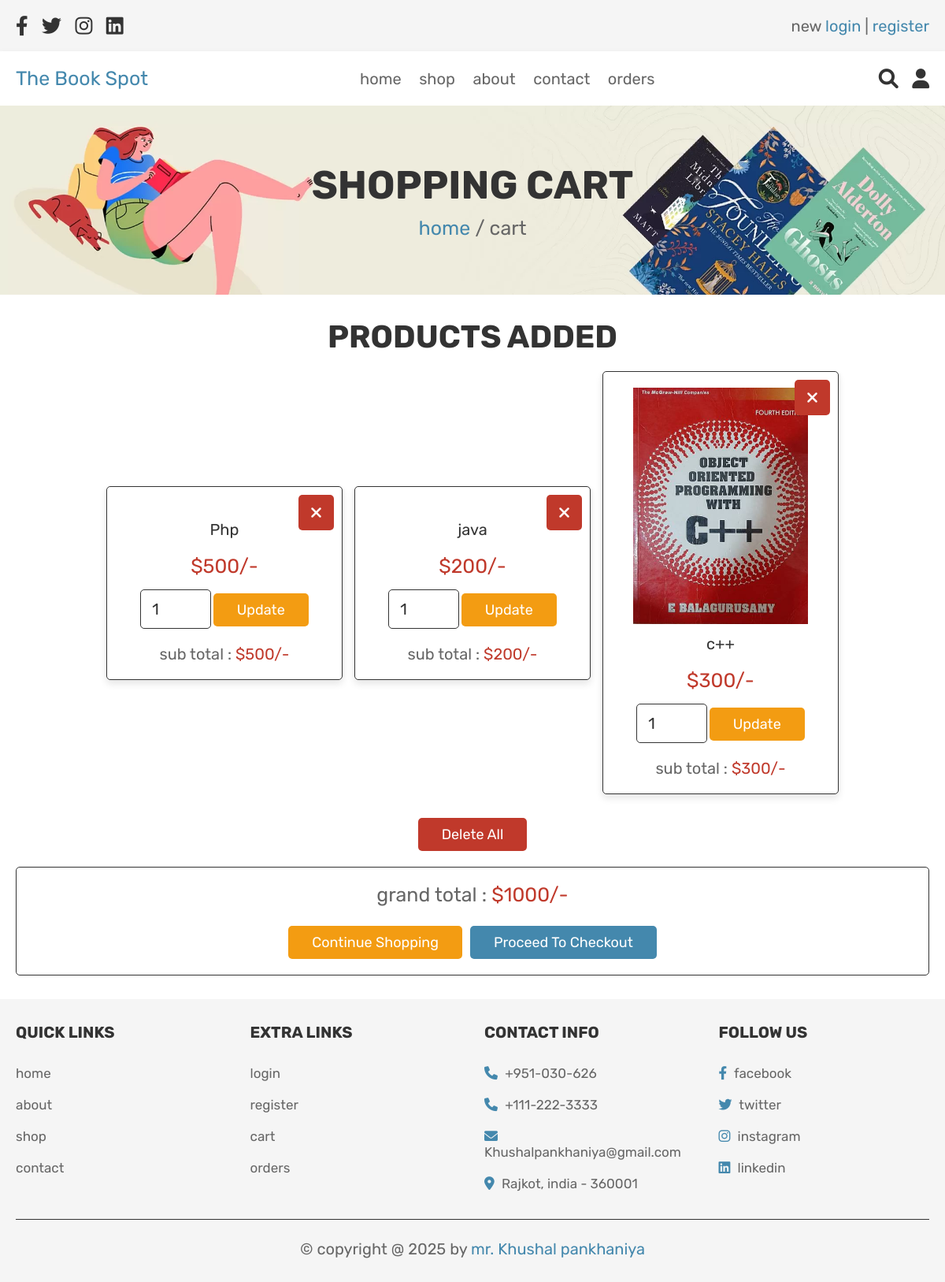
The app's page /cart.php with its own data.
### tables this page shows
CREATE TABLE `cart` (
  `id` int(100) NOT NULL,
  `user_id` int(100) NOT NULL,
  `name` varchar(100) NOT NULL,
  `price` int(100) NOT NULL,
  `quantity` int(100) NOT NULL,
  `image` varchar(100) NOT NULL
);

### cart.php (the view, shortened to what this page needs)
<?php
include 'config.php';
$user_id = $_SESSION['user_id'];
?>
<!DOCTYPE html>
<html lang="en">
<head>
   <link rel="stylesheet" href="https://cdnjs.cloudflare.com/ajax/libs/font-awesome/6.0.0/css/all.min.css">
   <link rel="stylesheet" href="css/style.css">
</head>
<body>
<?php include 'header.php'; ?>
<div class="heading">
   <h3>shopping cart</h3>
   <p> <a href="home.php">home</a> / cart </p>
</div>
<section class="shopping-cart">
   <h1 class="title">products added</h1>
   <div class="box-container">
      <?php
         $grand_total = 0;
         $select_cart = mysqli_query($conn, "SELECT * FROM `cart` WHERE user_id = '$user_id'") or die('query failed');
         if(mysqli_num_rows($select_cart) > 0){
            while($fetch_cart = mysqli_fetch_assoc($select_cart)){
      ?>
      <div class="box">
         <a href="cart.php?delete=<?php echo $fetch_cart['id']; ?>" class="fas fa-times" onclick="return confirm('delete this from cart?');"></a>
         <img src="uploaded_img/<?php echo $fetch_cart['image']; ?>" alt="">
         <div class="name"><?php echo $fetch_cart['name']; ?></div>
         <div class="price">$<?php echo $fetch_cart['price']; ?>/-</div>
         <form action="" method="post">
            <input type="number" min="1" name="cart_quantity" value="<?php echo $fetch_cart['quantity']; ?>">
            <input type="submit" name="update_cart" value="update" class="option-btn">
         </form>
         <div class="sub-total"> sub total : <span>$<?php echo $sub_total = ($fetch_cart['quantity'] * $fetch_cart['price']); ?>/-</span> </div>
      </div>
      <?php
      $grand_total += $sub_total;
         }
      }else{
         echo '<p class="empty">your cart is empty</p>';
      }
      ?>
   </div>
   <div style="margin-top: 2rem; text-align:center;">
      <a href="cart.php?delete_all" class="delete-btn <?php echo ($grand_total > 1)?'':'disabled'; ?>" onclick="return confirm('delete all from cart?');">delete all</a>
   </div>
   <div class="cart-total">
      <p>grand total : <span>$<?php echo $grand_total; ?>/-</span></p>
      <div class="flex">
         <a href="shop.php" class="option-btn">continue shopping</a>
         <a href="checkout.php" class="btn <?php echo ($grand_total > 1)?'':'disabled'; ?>">proceed to checkout</a>
      </div>
   </div>
</section>
<?php include 'footer.php'; ?>
</body>
</html>

### css/style.css (style rules this page uses)
:root { --purple:#4488ad; --red:#c0392b; --orange:#f39c12; --black:#333; --white:#fff; --light-color:#666; --light-white:#ccc; --light-bg:#f5f5f5; --border:.1rem solid var(--black); --box-shadow:0 .5rem 1rem rgba(0,0,0,.1); }
* { font-family: 'Rubik', sans-serif; margin:0; padding:0; box-sizing: border-box; outline: none; border:none; text-decoration: none; transition:all .2s linear; }
html { font-size: 62.5%; overflow-x: hidden; }
section { padding:3rem 2rem; }
.title { text-align: center; margin-bottom: 2rem; text-transform: uppercase; color:var(--black); font-size: 4rem; }
.btn, .option-btn, .delete-btn, .white-btn { display: inline-block; margin-top: 1rem; padding:1rem 3rem; cursor: pointer; color:var(--white); font-size: 1.8rem; border-radius: .5rem; text-transform: capitalize; }
.white-btn, .btn { background-color: var(--purple); }
.option-btn { background-color: var(--orange); }
.delete-btn { background-color: var(--red); }
.heading { min-height: 30vh; display: flex; flex-flow: column; align-items: center; justify-content: center; gap:1rem; background: url(../images/heading-bg.webp) no-repeat; background-size: cover; background-position: center; text-align: center; }
.heading h3 { font-size: 5rem; color:var(--black); text-transform: uppercase; }
.heading p { font-size: 2.5rem; color:var(--light-color); }
.heading p a { color:var(--purple); }
.shopping-cart .box-container { max-width: 1200px; margin:0 auto; display: grid; grid-template-columns: repeat(auto-fit, 30rem); align-items: center; gap:1.5rem; justify-content: center; }
.shopping-cart .box-container .box { text-align: center; padding:2rem; border-radius: .5rem; background-color: var(--white); box-shadow: var(--box-shadow); position: relative; border:var(--border); }
.shopping-cart .box-container .box .fa-times { position: absolute; top:1rem; right:1rem; height: 4.5rem; width: 4.5rem; line-height: 4.5rem; font-size: 2rem; background-color: var(--red); color:var(--white); border-radius: .5rem; }
.shopping-cart .box-container .box img { height: 30rem; }
.shopping-cart .box-container .box .name { padding:1rem 0; font-size: 2rem; color:var(--black); }
.shopping-cart .box-container .box .price { padding:1rem 0; font-size: 2.5rem; color:var(--red); }
.shopping-cart .box-container .box input[type="number"] { margin:.5rem 0; border:var(--border); border-radius: .5rem; padding:1.2rem 1.4rem; font-size: 2rem; color:var(--black); width: 9rem; }
.shopping-cart .box-container .box .sub-total { padding-top: 1.5rem; font-size: 2rem; color:var(--light-color); }
.shopping-cart .box-container .box .sub-total span { color:var(--red); }
.shopping-cart .cart-total { max-width: 1200px; margin:0 auto; border:var(--border); padding:2rem; text-align: center; margin-top: 2rem; border-radius: .5rem; }
.shopping-cart .cart-total p { font-size: 2.5rem; color:var(--light-color); }
.shopping-cart .cart-total p span { color:var(--red); }
.shopping-cart .cart-total .flex { display: flex; flex-wrap: wrap; column-gap:1rem; margin-top: 1.5rem; justify-content: center; }

### records on screen
cart: name "Php", price "500", cart_quantity "1"
cart: name "java", price "200", cart_quantity "1"
cart: image (picture), name "c++", price "300", cart_quantity "1"

### other values on screen
$grand_total "1000"
